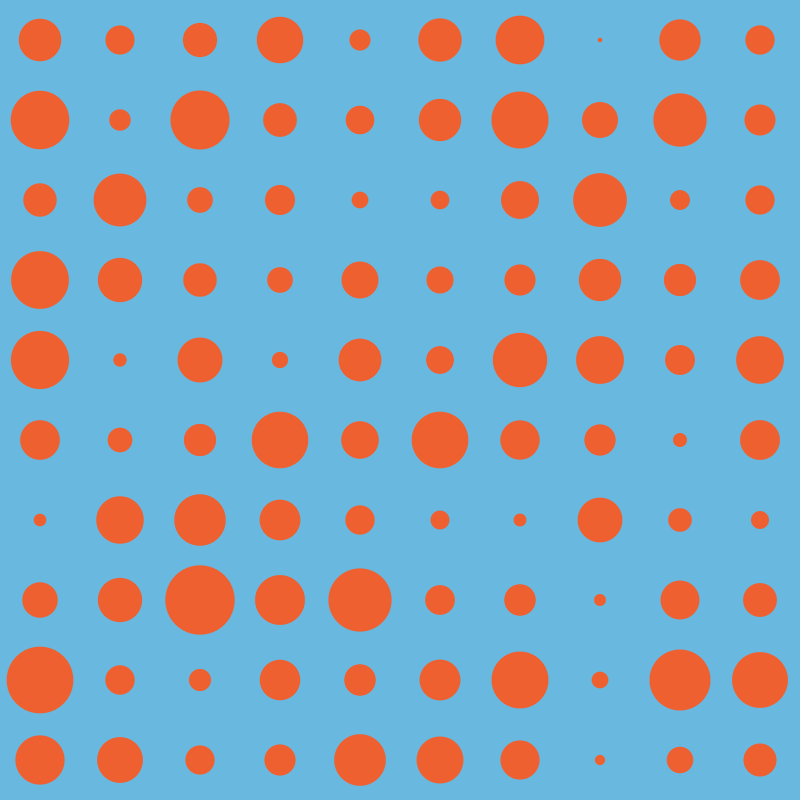
Frame 1 (no input)
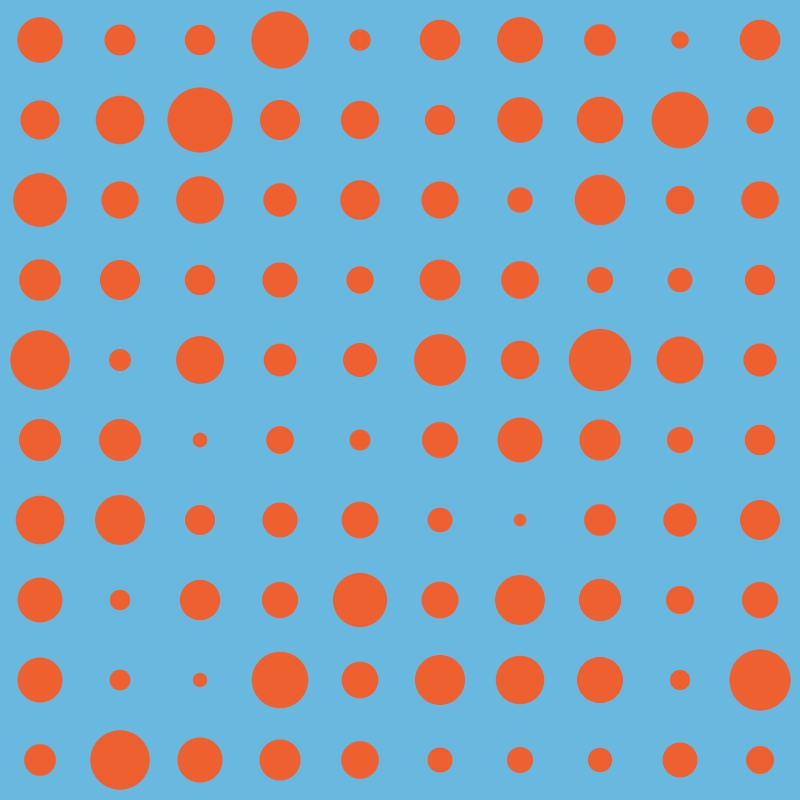
Frame 60 (the mouse pressed at the canvas centre just before this capture)
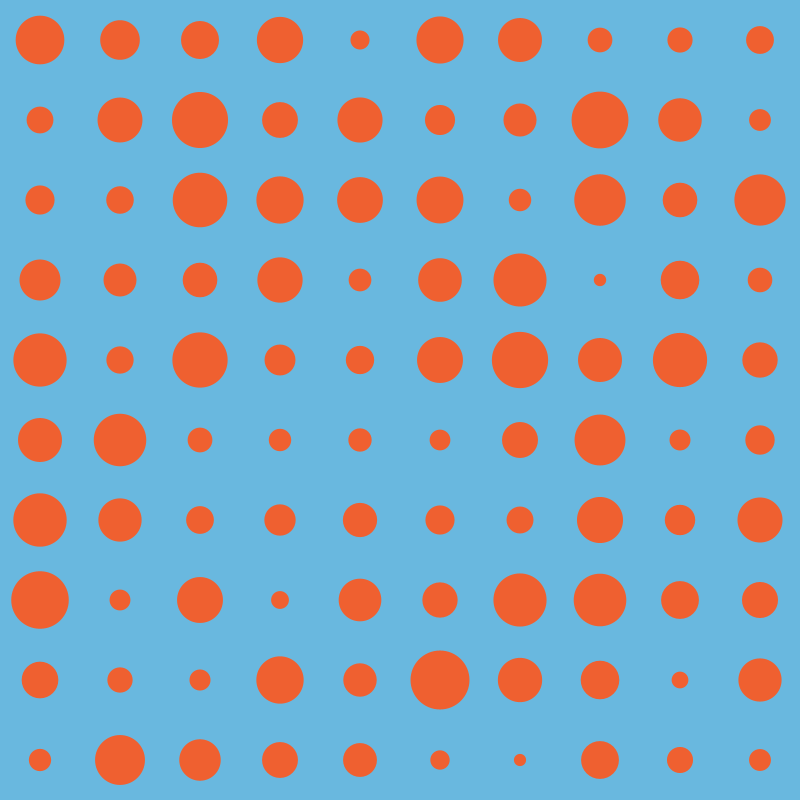
Frame 120 (the mouse held since frame 60 and released just before this capture)

The Processing sketch that drew these frames (run headless with seeded random() and noise(); from frame 60 on, the mouse is pressed at the canvas centre):

// Processing sketch: pattern_03
// ── pattern_03.pde
// Colors
color orange = color(239, 96, 48);
color blue = color(105, 184, 223);

int circlesPerLine = 10;

float circleSize = 80;

void setup() {
	size(800, 800);
	noStroke();
}

void draw() {
	background(blue);
	// Loop through all the circles, and update the size of each one
	for (int i = 0; i < circlesPerLine; i++) {
		for (int j = 0; j < circlesPerLine; j++) {
			fill(orange);
			int x = i * width/circlesPerLine + width/circlesPerLine/2;
			int y = j * height/circlesPerLine + height/circlesPerLine/2;
			float sizeX = noise(x, y, float(frameCount)/100.0) * circleSize;
			float sizeY = noise(x, y, float(frameCount)/100.0) * circleSize;
			ellipse(x, y, sizeX, sizeY);
		}
	}
}
